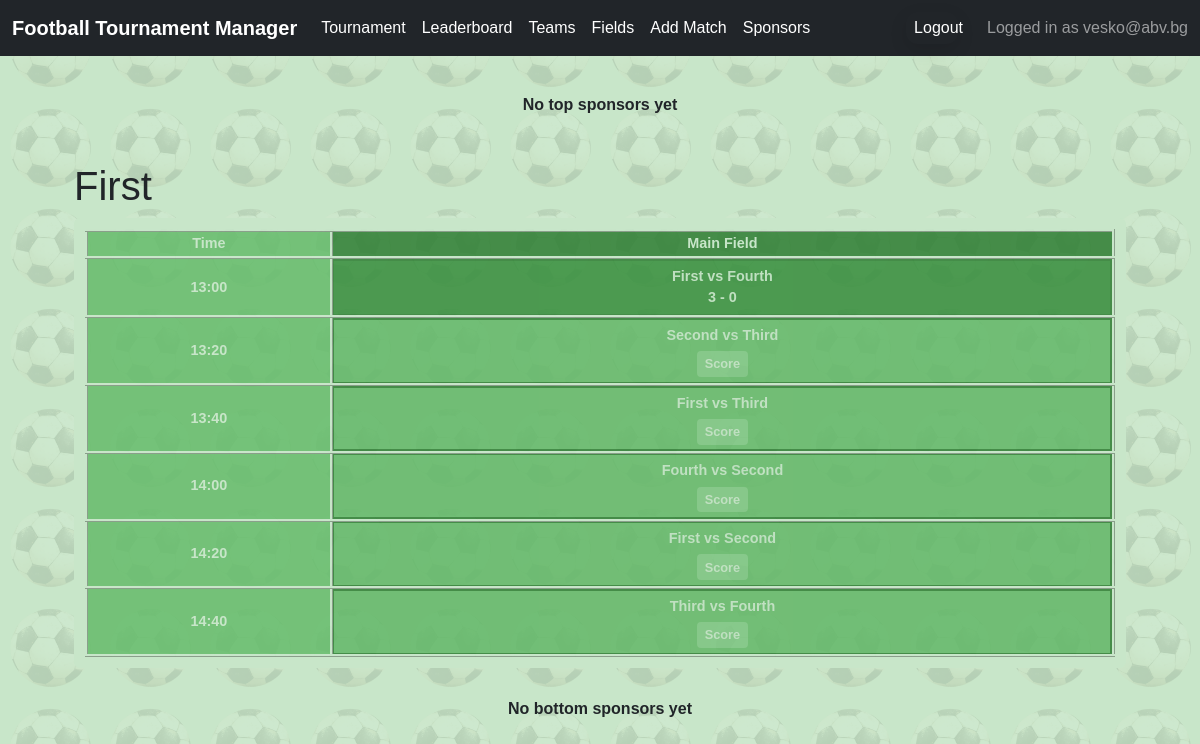
The page /tournament/24/ (signed in) on the database as committed earlier.
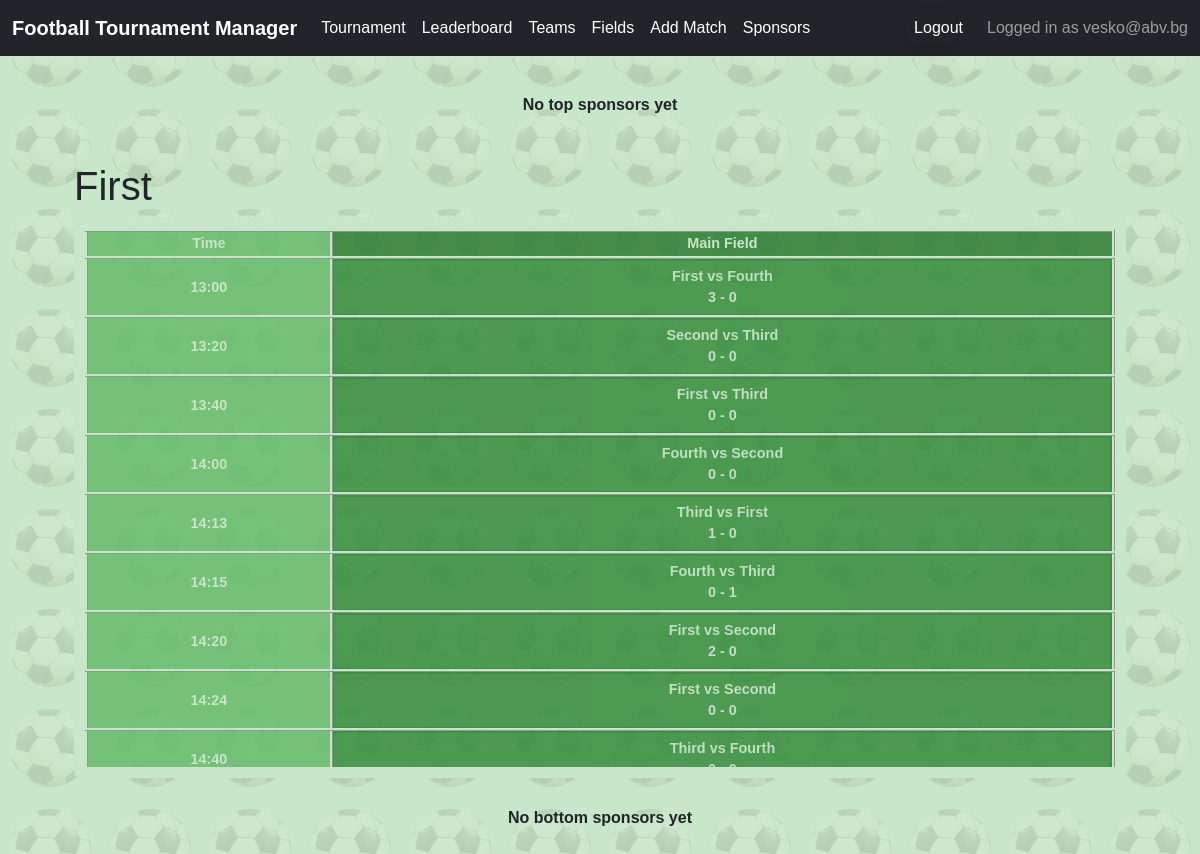
The same page on the database as committed later.
### accounts/models.py (models this page shows)
class AppUser(AbstractBaseUser, PermissionsMixin):
    email = models.EmailField(
        unique=True,
    )
    date_joined = models.DateTimeField(
        default=timezone.now
    )
    is_active = models.BooleanField(
        default=True
    )
    is_staff = models.BooleanField(
        default=False
    )
    USERNAME_FIELD = 'email'
    REQUIRED_FIELDS = []
    objects = AppUserManager()
    def __str__(self):
        return self.email

### tournamentapp/models.py (models this page shows, shortened)
class Tournament(models.Model):
    name = models.CharField(max_length=100)
    owner = models.ForeignKey(
        settings.AUTH_USER_MODEL,
        on_delete=models.CASCADE,
        related_name='tournaments'
    )
    slug = models.SlugField(
        max_length=255,
        unique=True,
        blank=True
    )
    is_finished = models.BooleanField(
        default=False,
    )

class Field(models.Model):
    name = models.CharField(
        max_length=50,
        default='Main Field'
        )
    tournament = models.ForeignKey(
        Tournament,
        on_delete=models.CASCADE,
        related_name='fields'
    )
    owner = models.ForeignKey(
        settings.AUTH_USER_MODEL,
        on_delete=models.CASCADE,
        related_name='fields'
    )
    class Meta:
        unique_together = ('name', 'tournament')
        verbose_name = "Field"
        verbose_name_plural = "Fields"

class Match(models.Model):
    tournament = models.ForeignKey(
        Tournament,
        on_delete=models.CASCADE,
        related_name='matches'
    )
    home_team = models.ForeignKey(Team, on_delete=models.CASCADE, related_name='home_matches')
    away_team = models.ForeignKey(Team, on_delete=models.CASCADE, related_name='away_matches')
    home_score = models.PositiveIntegerField(default=0)
    away_score = models.PositiveIntegerField(default=0)
    is_finished = models.BooleanField(default=False)
    start_time = models.DateTimeField()
    field = models.ForeignKey(
        Field,
        on_delete=models.PROTECT,
        null=False,
        blank=False,
        )
    class Meta:
        unique_together = ('home_team', 'away_team', 'start_time')
        ordering = ['start_time']
        verbose_name = "Match"
        verbose_name_plural = "Matches"

class Team(models.Model):
    name = models.CharField(
        max_length=100,
        verbose_name="Team Name",
        )
    tournament = models.ForeignKey(
        Tournament,
        on_delete=models.CASCADE,
        related_name='teams'
    )
    logo = models.ImageField(
        upload_to='team_logos/',
        blank=True,
        null=True,
        verbose_name="Team Logo",
        )
    tournament_points = models.PositiveIntegerField(
        default=0,
        verbose_name="Tournament Points",
        )
    match_points = models.PositiveIntegerField(
        default=0,
        verbose_name="Match Points",
        )
    class Meta:
        unique_together = ('name', 'tournament')

### tournamentapp/views.py (the view)
# urls.py: path('tournament/<int:pk>/', TournamentDetailView.as_view(), name='tournament-detail'),
class TournamentDetailView(LoginRequiredMixin, TemplateView):
    template_name = 'tournament/tournament_detail.html'
    def get_context_data(self, **kwargs):
        context = super().get_context_data(**kwargs)
        tournament_id = self.kwargs.get('pk')
        tournament = get_object_or_404(Tournament, pk=tournament_id, owner=self.request.user)
        matches = Match.objects.filter(tournament=tournament).select_related('field', 'home_team', 'away_team').order_by('start_time')
        all_field_names = sorted({match.field.name for match in matches})
        matches_by_time = defaultdict(dict)
        for match in matches:
            time_key = localtime(match.start_time).strftime("%H:%M")
            matches_by_time[time_key][match.field.name] = match
        timeline = []
        for time, field_dict in sorted(matches_by_time.items()):
            row = {
                'time': time,
                'matches': [field_dict.get(fname) for fname in all_field_names]
            }
            timeline.append(row)
        context.update({
            'timeline': timeline,
            'field_names': all_field_names,
            'tournament': tournament,
        })
        return context

### tournamentapp/context_processors.py (called while the page is built)
def current_tournament(request):
    tournament = Tournament.objects.first()
    return {'tournament': tournament}

### tournamentapp/templates/tournament/tournament_detail.html (shortened to what this page needs)
{% extends 'base.html' %}
{% load static %}
{% block content %}
{% if no_tournament %}
  <p>You have no active tournament. <a href="{% url 'tournament-create' %}">Create a tournament now</a>.</p>
{% else %}
<div class="spectator-page">
  <header class="sponsor-banner sponsor-top">
    {% for sponsor in sponsors %}
      <a href="{{ sponsor.link_url }}" target="_blank">
        <img src="{{ sponsor.image.url }}" alt="{{ sponsor.name }}">
      </a>
    {% empty %}
      <p>No top sponsors yet</p>
    {% endfor %}
  </header>
    <main class="spectator-content">
      <h1 class="page-title">{{ tournament.name }}</h1>
      {% if timeline %}
        <section class="timeline-section">
          <div class="table-container">
            <table class="timeline-table">
              <thead>
                <tr>
                  <th>Time</th>
                  {% for field in field_names %}
                    <th>{{ field }}</th>
                  {% endfor %}
                </tr>
              </thead>
              <tbody>
                {% for row in timeline %}
                  <tr>
                    <td class="time-cell">{{ row.time }}</td>
                    {% for match in row.matches %}
                      <td>
                        {% if match %}
                          <div class="match-card {% if match.is_finished %}finished{% endif %}">
                            <strong>{{ match.home_team.name }}</strong> vs <strong>{{ match.away_team.name }}</strong><br>
                            {% if match.is_finished %}
                              <span class="score">{{ match.home_score }} - {{ match.away_score }}</span><br>
                            {% endif %}
                            {% if user.is_authenticated and tournament.owner == user and not match.is_finished %}
                              <a href="{% url 'match-edit' tournament.id match.pk %}" class="btn-score">Score</a>
                            {% endif %}
                          </div>
                        {% else %}
                          <span class="no-match">—</span>
                        {% endif %}
                      </td>
                    {% endfor %}
                  </tr>
                {% endfor %}
              </tbody>
            </table>
          </div>
        </section>
      {% else %}
        <p class="no-matches">No matches scheduled today.</p>
      {% endif %}
    </main>
  <footer class="sponsor-banner sponsor-bottom">
    {% for sponsor in sponsors %}
      <a href="{{ sponsor.link_url }}" target="_blank">
        <img src="{{ sponsor.image.url }}" alt="{{ sponsor.name }}">
      </a>
    {% empty %}
      <p>No bottom sponsors yet</p>
    {% endfor %}
  </footer>
</div>
{% endif %}
{% endblock %}

### tournamentapp/templates/base.html (shortened to what this page needs)
{% load static %}
<!DOCTYPE html>
<html lang="en">
<head>
    <link href="https://cdn.jsdelivr.net/npm/bootstrap@5.3.0/dist/css/bootstrap.min.css" rel="stylesheet" />
    <link rel="stylesheet" type="text/css" href="{% static 'css/styles.css' %}">
</head>
<body>
    <nav class="navbar navbar-expand-lg navbar-dark bg-dark fixed-top">
        <div class="container-fluid">
                <a class="navbar-brand" href="{% url 'landing-page' %}">Football Tournament Manager</a>
            <div class="collapse navbar-collapse" id="navbarNav">
                <ul class="navbar-nav me-auto">
                    {% if user.is_authenticated and tournament and tournament.owner == user %}
                        <li class="nav-item">
                            <a class="nav-link" href="{% url 'tournament-detail' tournament.id %}">Tournament</a>
                        </li>
                        <li class="nav-item">
                            <a class="nav-link" href="{% url 'leaderboard' tournament.id %}">Leaderboard</a>
                        </li>
                        {% if not tournament.is_finished %}
                            <li class="nav-item">
                                <a class="nav-link" href="{% url 'team-list' tournament.id %}">Teams</a>
                            </li>
                            <li class="nav-item">
                                <a class="nav-link" href="{% url 'field-create' tournament.id %}">Fields</a>
                            </li>
                            <li class="nav-item">
                                <a class="nav-link" href="{% url 'match-create' tournament.id %}">Add Match</a>
                            </li>
                            <li class="nav-item">
                                <a class="nav-link" href="{% url 'sponsor-list' tournament.id %}">Sponsors</a>
                            </li>
                        {% endif %}
                    {% endif %}
                </ul>
                <ul class="navbar-nav ms-auto">
                    {% if user.is_authenticated %}
                        <li class="nav-item logout-form">
                            <form method="post" action="{% url 'logout' %}">
                                <button type="submit" class="logout-button">Logout</button>
                            </form>
                        </li>
                    {% endif %}
                </ul>
            </div>
                {% if user.is_authenticated %}
                        <span class="navbar-text">
                            Logged in as {{ user }}
                        </span>
                {% endif %}
        </div>
    </nav>
    <div class="container" style="margin-top: 80px;">
        {% block content %}
        {% endblock %}
    </div>
</body>
</html>

### tournamentapp/static/css/base.css (style rules this page uses)
body::before { content: ""; position: fixed; top: 0; left: 0; width: 100%; height: 100%; background: url("/static/imgs/footnail.png"); background-size: 100px; opacity: 10%; mix-blend-mode: multiply; z-index: -1; }
body { background-color: #c8e6c9; opacity: 99.9%; z-index: -11; }

### tournamentapp/static/css/navbar.css (style rules this page uses)
.navbar { font-family: Arial, sans-serif; }
.navbar-brand { font-weight: bold; color: #ffffff !important; font-size: 1.25rem; transition: color 0.2s ease; }
.navbar-nav .nav-link { color: #ffffff; font-weight: 500; transition: color 0.2s ease; }
.logout-form > form { display: flex; align-items: center; margin: 0; padding: 0; border: none; background: transparent; }
.logout-button { background: transparent !important; border: none !important; padding: 0.25rem 0.5rem; margin: 0; font: inherit; color: inherit; cursor: pointer; text-decoration: none; display: inline-flex; align-items: center; transition: color 0.2s ease; }
.navbar-text, .navbar-nav .logout-form { display: flex; align-items: center; margin-left: 1rem; }

### tournamentapp/static/css/home.css (style rules this page uses)
.home-style .timeline-table th, .timeline-table td { vertical-align: middle; text-align: center; }

### tournamentapp/static/css/public_home.css (style rules this page uses)
.spectator-page { display: flex; flex-direction: column; height: 100vh; font-family: sans-serif; }
.sponsor-banner { display: flex; flex-wrap: nowrap; justify-content: center; align-items: center; gap: 1rem; background: transparent; padding: 0.8rem; font-weight: bold; }
.spectator-content { padding: 1rem 2rem; overflow-y: auto; }
.timeline-table thead th { top: 3.2rem; }
.table-container { max-height: 70vh; overflow-y: auto; position: relative; border: 11px solid #c8e6c9; border-radius: 6px; }
.timeline-table { width: 100%; border-collapse: collapse; font-size: 0.9rem; }
.timeline-table th, .timeline-table td { border: 0.2rem ridge #c8e6c9; padding: 0.1rem; text-align: center; color: #c8e6c9; font-weight: bold; }
.timeline-table thead th { position: sticky; top: 0; z-index: 10; background: #2e7d32; }
.timeline-table { background: #2e7d32; color:#c8e6c9; font-weight: bold; position: sticky; top: 0; z-index: 1; opacity: 85%; }
.timeline-table .time-cell, .timeline-table thead th:first-child { position: sticky; left: 0; z-index: 11; background: #66bb6a; border-right: 2px solid #ddd; }
.match-card { background: #66bb6a; padding: 0.3rem; opacity: 95%; }
.match-card.finished { background: #388e3c; opacity: 95%; }
.score { font-weight: bold; color: #c8e6c9; }

### tournamentapp/static/css/tournament_form.css (style rules this page uses)
form { background: #388e3c; width: 80%; max-width: 800px; margin: 50px auto; padding: 30px; border-radius: 12px; box-shadow: 0 6px 18px rgba(0, 0, 0, 0.1); color: #ffffff; transition: transform 0.2s ease, box-shadow 0.2s ease; }
form button { width: 100%; padding: 12px; background: #66bb6a; color: #fff; border: none; border-radius: 8px; font-size: 1rem; font-weight: 600; cursor: pointer; transition: background 0.3s ease, transform 0.2s ease; }

Rows that differ between the two databases and show on the page:
changed Match (number 2 of 9 on the later page): is_finished False → True (drawn)
changed Match (number 3 of 9 on the later page): is_finished False → True (drawn)
changed Match (number 4 of 9 on the later page): is_finished False → True (drawn)
added Match: home_team.name "Third", away_team.name "First", home_score "1", away_score "0", shown under "14:13"
added Match: home_team.name "Fourth", away_team.name "Third", home_score "0", away_score "1", shown under "14:15"
changed Match (number 7 of 9 on the later page): is_finished False → True (drawn)
added Match: home_team.name "First", away_team.name "Second", home_score "0", away_score "0", shown under "14:24"
changed Match (number 9 of 9 on the later page): is_finished False → True (drawn)
Other text that changed with them:
list line gone: "Score"
new list line: "0 - 0"
new list line: "14:13"
new list line: "14:15"
new list line: "2 - 0"
new list line: "14:24"
new list line: "0 0"
